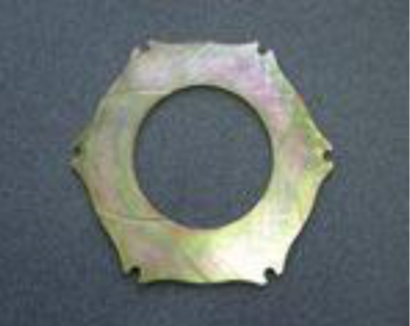
#> input picture Component Recognition/2D Image Similar/data/K218A004.png, 410 x 326 px, found by its file name
$ python background_delete.py   (older library calls are emulated)
#> lines starting #> are read from the running program, lines starting #| are printed output that depends on the picture; after the words box and inside, x2 and y2 are one past the last pixel; in counts of white or black regions, pixels touching at a corner belong together
import cv2
import numpy as np
img = cv2.imread('/Users/sean/Documents/MyProjects/Python/image/data/K218A004.png')
#> img is the input picture: shape (326, 410, 3); mean B, G, R 110.8, 110.1, 102.1
gray = cv2.cvtColor(img,cv2.COLOR_BGR2GRAY)                        #转换为灰度图像
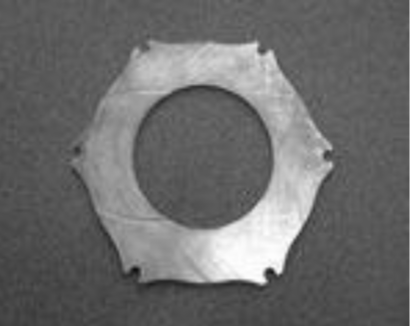
#> gray: shape (326, 410); min 13, max 254, mean 107.7
ret, binary = cv2.threshold(gray,127,255,cv2.THRESH_BINARY)        #转换为二值图像
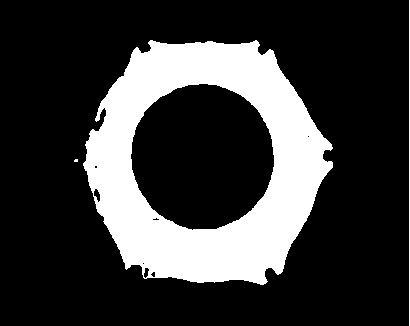
#> binary: shape (326, 410); 22.6% white; 3 white regions (1 under 20 px)

_, contours, hierarchy = cv2.findContours(binary, cv2.RETR_TREE, cv2.CHAIN_APPROX_SIMPLE)#提取轮廓
#> contours = 11 contours, 6 with area under 20; largest, box (x1, y1, x2, y2) and area: (83, 40, 333, 285) 45802, (130, 83, 275, 231) 16444, (93, 188, 101, 203) 61, (143, 267, 150, 279) 44, (150, 271, 156, 278) 20

cv2.drawContours(img,contours,-1,(0,0,255),2)
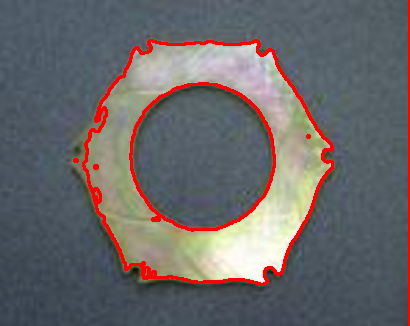
#> img: shape (326, 410, 3); 4.26% of pixels changed, all inside (x1, y1, x2, y2) = (73, 0, 410, 326)
cv2.imshow("img", img)
cv2.waitKey(0)

$ run again, with Component Recognition/2D Image Similar/data/K114A000.png copied over Component Recognition/2D Image Similar/data/K218A004.png
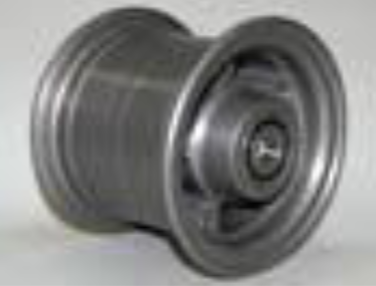
#> input picture Component Recognition/2D Image Similar/data/K114A000.png, 376 x 286 px, found by its file name
#> img is the input picture: shape (286, 376, 3); mean B, G, R 130.1, 131.2, 130.9
#> `ret, binary = cv2.threshold(gray,127,255,cv2.THRESH_BINARY)`:
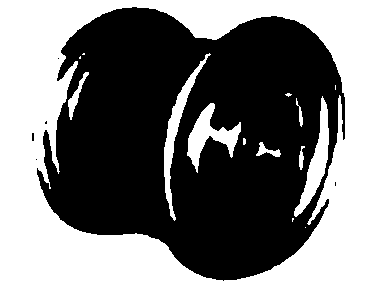
#> binary: shape (286, 376); 45.9% white; 15 white regions (7 under 20 px)
#> contours = 21 contours, 11 with area under 20; largest, box (x1, y1, x2, y2) and area: (0, 0, 376, 286) 106875, (36, 6, 346, 282) 63343, (187, 103, 241, 173) 1224, (294, 96, 329, 217) 1190, (164, 53, 211, 221) 1086
#> `cv2.drawContours(img,contours,-1,(0,0,255),2)`:
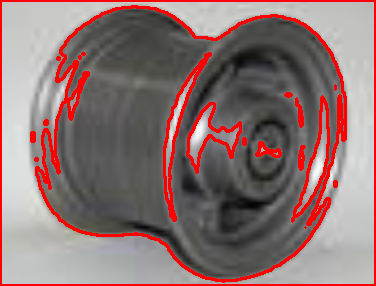
#> img: shape (286, 376, 3); 10.41% of pixels changed, all inside (x1, y1, x2, y2) = (0, 0, 376, 286)

$ run again, with Component Recognition/2D Image Similar/data/K218A002.png copied over Component Recognition/2D Image Similar/data/K218A004.png
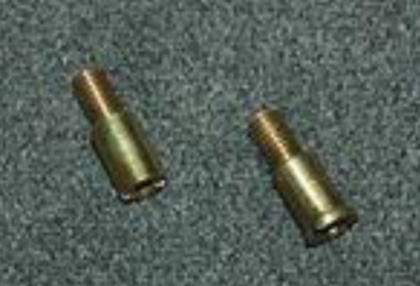
#> input picture Component Recognition/2D Image Similar/data/K218A002.png, 420 x 286 px, found by its file name
#> img is the input picture: shape (286, 420, 3); mean B, G, R 88.7, 95.6, 85.2
#> `ret, binary = cv2.threshold(gray,127,255,cv2.THRESH_BINARY)`:
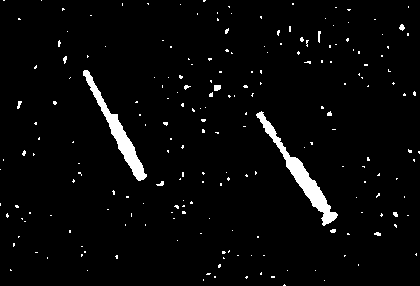
#> binary: shape (286, 420); 3.2% white; 209 white regions (198 under 20 px)
#> contours = 209 contours, 206 with area under 20; largest, box (x1, y1, x2, y2) and area: (256, 111, 338, 226) 1286, (83, 70, 147, 181) 1088, (214, 85, 221, 91) 27
#> `cv2.drawContours(img,contours,-1,(0,0,255),2)`:
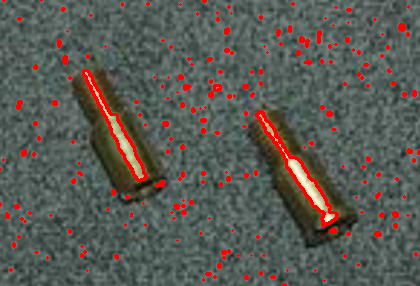
#> img: shape (286, 420, 3); 4.58% of pixels changed, all inside (x1, y1, x2, y2) = (0, 0, 420, 286)
